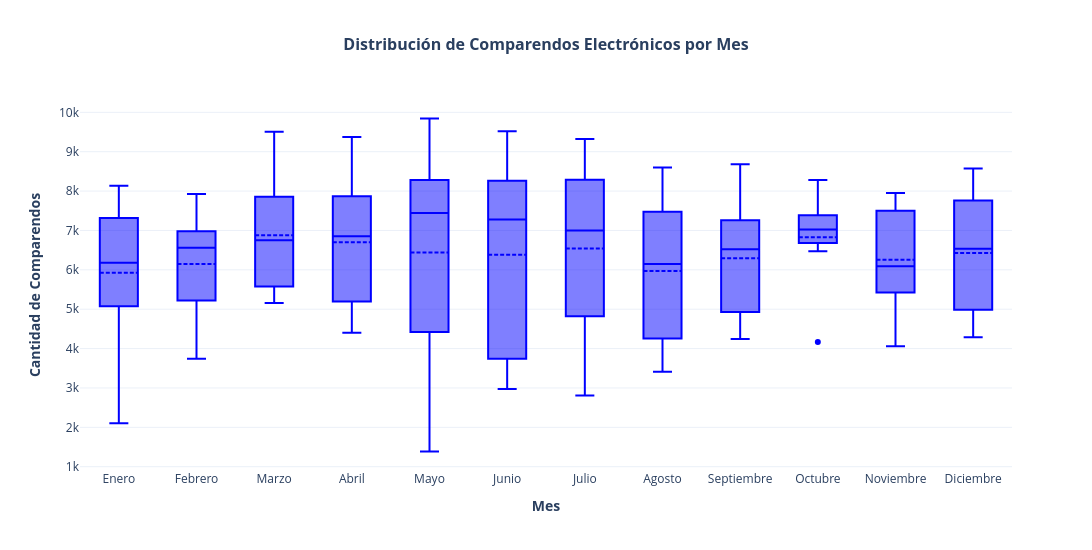

Write notebook code for a chart like this one.
### Markdown cell above
**Análisis de tendencias:**

1. **Pico máximo en mayo de 2019 (9,843 infracciones)**:
   - Este mes representa el punto más alto de todo el período analizado.
   - Coincide con el año de mayor detección (2019), antes de las restricciones por la pandemia.

2. **Concentración de meses altos en 2019**:
   - De los 10 meses con mayor número de infracciones, **6 corresponden a 2019** (mayo, junio, marzo, abril, julio y agosto).
   - Esto confirma que 2019 fue el año de mayor actividad en la detección de infracciones.

3. **Meses altos en 2023 y 2024**:
   - Los meses de 2023 y 2024 también aparecen en el top 10 (2024-05, 2023-07, 2023-09, 2024-04), mostrando una recuperación sostenida post-pandemia.

4. **Mínimo histórico en mayo de 2020 (1,386 infracciones)**:
   - Este mes registra el valor más bajo de todo el período, con una reducción del **85.9%** respecto al máximo de mayo de 2019.
   - Mayo de 2020 coincide con el período de confinamiento estricto en Colombia debido a la pandemia de COVID-19.

5. **Meses bajos durante 2020 y 2021**:
   - Los meses con menores volúmenes se concentran en 2020 y 2021, reflejando el impacto de las restricciones de movilidad y posibles cambios en el sistema de foto-detección.
   - Destacan también valores bajos en 2021 (marzo, abril, mayo, junio, entre otros) y en los primeros meses de 2025.

---

**Patrones estacionales observados:**

1. **Comportamiento de 2019**:
   - Los meses de mayor actividad se concentran en el primer semestre (marzo a julio), con un pico en mayo.
   - Agosto y septiembre también muestran valores altos, aunque ligeramente inferiores.

2. **Comportamiento post-pandemia (2022-2024)**:
   - Se observa una recuperación con valores mensuales que oscilan entre 6,000 y 8,800 infracciones.
   - Los meses de mayo, julio y septiembre muestran picos recurrentes en este período.

3. **Comportamiento de 2025**:
   - Los meses de 2025 presentan valores considerablemente más bajos (entre 2,000 y 5,500 infracciones).
   - El último mes registrado (2025-12) muestra 2,106 infracciones, uno de los valores más bajos del período.

---

**Comparación con el promedio mensual (6,399):**

- **Meses por encima del promedio**: 39 meses (principalmente 2018-2019 y 2022-2024)
- **Meses por debajo del promedio**: 57 meses (principalmente 2020-2021 y 2025)

### Code cell
df_comparendos_electronicos_copy['mes_nombre'] = df_comparendos_electronicos_copy['fecha_comparendo'].dt.month

nombres_meses = ['Enero', 'Febrero', 'Marzo', 'Abril', 'Mayo', 'Junio', 
                 'Julio', 'Agosto', 'Septiembre', 'Octubre', 'Noviembre', 'Diciembre']

df_boxplot = df_comparendos_electronicos_copy.groupby(['mes_nombre', df_comparendos_electronicos_copy['fecha_comparendo'].dt.year])['CANTIDAD_INFRACCIONES'].sum().reset_index()
df_boxplot.columns = ['mes', 'año', 'infracciones']

df_boxplot['mes_nombre'] = df_boxplot['mes'].apply(lambda x: nombres_meses[x-1])

print("Estadísticas Descriptivas por Mes")
estadisticas_mensuales = df_boxplot.groupby('mes_nombre')['infracciones'].describe().round(0).astype(int).reindex(nombres_meses)
display(estadisticas_mensuales.T)

display(HTML("<hr style='border: 1px solid #d3d3d3; margin: 20px 0;'>"))

fig = go.Figure()

fig.add_trace(go.Box(
    x=df_boxplot['mes_nombre'],
    y=df_boxplot['infracciones'],
    marker_color='blue',
    name='', 
    boxmean=True,
    hovertemplate='Mes: %{x}<br>Infracciones: %{y:,.0f}<extra></extra>'
))

fig.update_layout(
    title=dict(
        text='Distribución de Comparendos Electrónicos por Mes',
        x=0.5,
        xanchor='center',
        font=dict(size=16, weight='bold')
    ),
    xaxis_title=dict(
        text='Mes',
        font=dict(weight='bold')
    ),
    yaxis_title=dict(
        text='Cantidad de Comparendos',
        font=dict(weight='bold')
    ),
    template='plotly_white',
    width=1130,
    height=550
)

fig.show()

### Figure 1 — Plotly figure (JSON) as saved in the notebook; plotly's stock layout.template omitted (floating-point values rounded to 4 significant figures)
{"data": [{"boxmean": true, "hovertemplate": "Mes: %{x}<br>Infracciones: %{y:,.0f}<extra></extra>", "marker": {"color": "blue"}, "name": "", "type": "box", "x": ["Enero", "Enero", "Enero", "Enero", "Enero", "Enero", "Enero", "Enero", "Febrero", "Febrero", "Febrero", "Febrero", "Febrero", "Febrero", "Febrero", "Febrero", "Marzo", "Marzo", "Marzo", "Marzo", "Marzo", "Marzo", "Marzo", "Marzo", "Abril", "Abril", "Abril", "Abril", "Abril", "Abril", "Abril", "Abril", "Mayo", "Mayo", "Mayo", "Mayo", "Mayo", "Mayo", "Mayo", "Mayo", "Junio", "Junio", "Junio", "Junio", "Junio", "Junio", "Junio", "Junio", "Julio", "Julio", "Julio", "Julio", "Julio", "Julio", "Julio", "Julio", "Agosto", "Agosto", "Agosto", "Agosto", "Agosto", "Agosto", "Agosto", "Agosto", "Septiembre", "Septiembre", "Septiembre", "Septiembre", "Septiembre", "Septiembre", "Septiembre", "Septiembre", "Octubre", "Octubre", "Octubre", "Octubre", "Octubre", "Octubre", "Octubre", "Octubre", "Noviembre", "Noviembre", "Noviembre", "Noviembre", "Noviembre", "Noviembre", "Noviembre", "Noviembre", "Diciembre", "Diciembre", "Diciembre", "Diciembre", "Diciembre", "Diciembre", "Diciembre", "Diciembre"], "y": [8134, 6528, 7347, 5836, 4856, 2106, 7283, 5296, 6438, 7928, 6989, 6688, 3742, 5703, 6965, 4737, 7333, 9505, 5831, 6166, 5328, 7597, 8120, 5157, 6871, 9375, 4400, 4872, 6836, 7138, 8605, 5521, 7173, 9843, 1386, 3974, 7736, 7713, 8827, 4862, 6509, 9520, 2976, 3176, 8417, 8043, 8101, 4313, 6338, 9321, 2806, 4839, 7659, 8754, 7820, 4801, 6168, 8596, 4289, 4217, 6128, 8380, 6572, 3409, 6275, 6939, 4843, 4241, 6770, 8684, 7575, 5011, 7468, 7123, 6890, 4166, 6931, 8278, 7309, 6471, 7952, 6571, 5615, 4056, 7570, 7435, 5523, 5331, 7082, 6922, 6154, 4684, 8442, 8571, 5294, 4289]}], "layout": {"height": 550, "title": {"font": {"size": 16, "weight": "bold"}, "text": "Distribución de Comparendos Electrónicos por Mes", "x": 0.5, "xanchor": "center"}, "width": 1130, "xaxis": {"title": {"font": {"weight": "bold"}, "text": "Mes"}}, "yaxis": {"title": {"font": {"weight": "bold"}, "text": "Cantidad de Comparendos"}}}}
